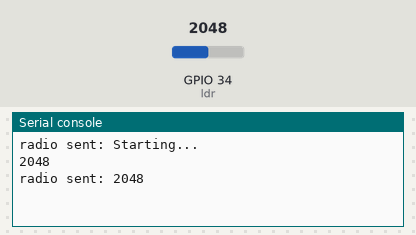
Bench run of a program on a simulated ESP32 board running MicroPython. Shown: the last lines printed to the serial console. The inputs (shaded band) are chosen by the test bench; at power-on: GPIO 34 (ldr) = 2048 (analog values on the 0–4095 scale). No radio messages arrive unless stated (any console line starting 'radio sent:' is added by the test bench).

Above: at 1.2 s.
1.3 s: GPIO 34 (ldr) set to 2866
At 2.6 s:
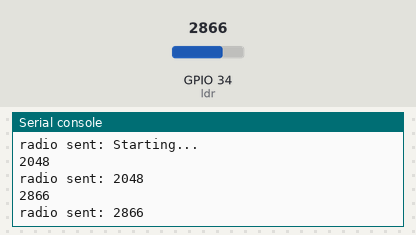
2.8 s: GPIO 34 (ldr) set to 3603
At 5.4 s:
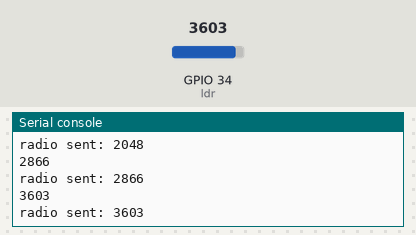
Timing chart, 0 to 6.9 s (numbered marks = the images above; inputs shaded):
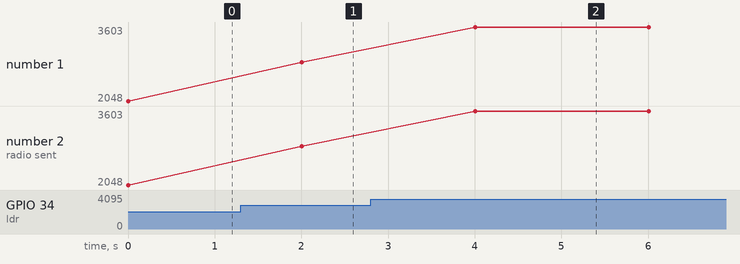

The program:

ldr_sender.py
```python
import network, espnow, dht11
from machine import Pin, ADC
from time import sleep

# A WLAN interface must be active to send()/recv()
sta = network.WLAN(network.STA_IF)  # Or network.AP_IF
sta.active(True)

e = espnow.ESPNow()
e.active(True)
peer = b'\x08:\xf2\xb9\xa6\x0c'   # MAC address of peer's wifi interface
e.add_peer(peer)

ldr = ADC(Pin(34))
ldr.atten(ADC.ATTN_11DB)

e.send("Starting...")       # Send to all peers
for i in range(100):
    try :
        print(ldr.read())
        e.send(peer, str(ldr.read()), True)
        sleep(2)
    except OSError as e :
        e.send(b'ERROR DE CENSADO')
e.send(b'end')
```

Measured:
- after the input at 1.3 s, the serial console: prints a new line after 0.70 s (image 1)
- after the input at 2.8 s, the serial console: prints a new line after 1.2 s (image 2)
- plotted number 1: 2048 → 2866 after the input at 1.3 s, 2866 → 3603 after the input at 2.8 s
- plotted number 2: 2048 → 2866 after the input at 1.3 s, 2866 → 3603 after the input at 2.8 s
